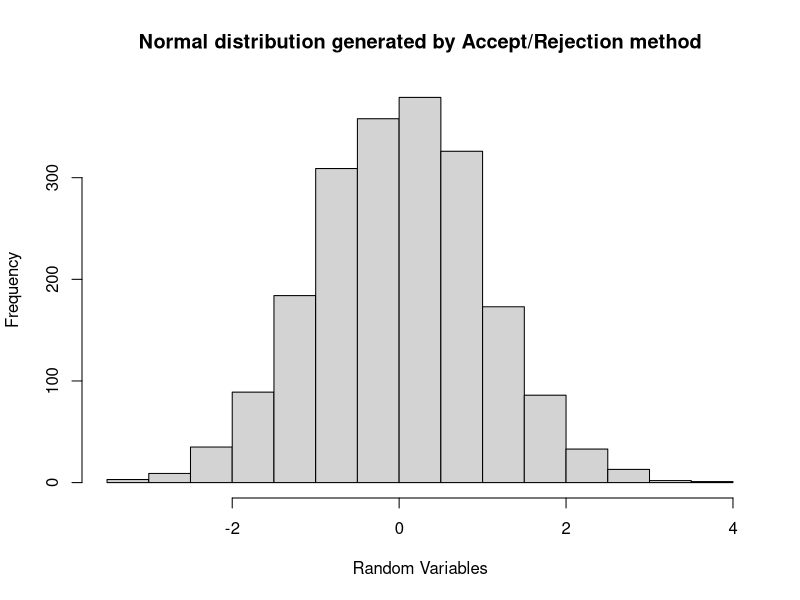
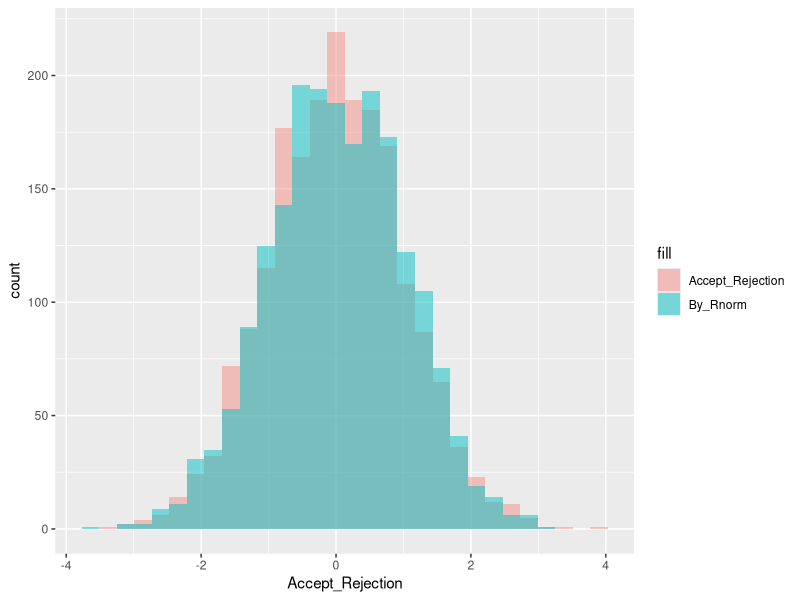

The R script that drew these images, in order:
## ---- chunk 1
library(ggplot2)
## ---- chunk 2
accept_reject <- function(sam) {
    f_x <- c()
    cnt <- 1
    while(cnt<=sam){ 
        U <- runif(1,0,1) 
        r_x <- ifelse(U<0.5, log(2*U), -log(2-(2*U)))  #generate a random variable from laplace distribution
        uni <- runif(1)
        frac <- exp(-(r_x^2)/2 + abs(r_x) - 0.5)  #value of f(X)/c(g(X))
    
        if(uni<=frac){
            f_x[cnt]<- r_x
            cnt <- cnt+1
        }
        total <<- total + 1
    }
    
return(f_x)
}

n = 2000
total <-0
values <- accept_reject(n)
normal_dist <- rnorm(2000,0,1)

compare_data <- cbind(values,normal_dist)
compare_data <- as.data.frame(compare_data)

colnames(compare_data) <- c("Accept_Rejection","By_Rnorm")
## ---- chunk 3
hist(compare_data$Accept_Rejection,main = "Normal distribution generated by Accept/Rejection method", xlab = "Random Variables") 
## ---- chunk 4
ggplot(compare_data) + geom_histogram(aes(Accept_Rejection,fill="Accept_Rejection"),alpha=0.4) + 
       geom_histogram(aes(By_Rnorm,fill ="By_Rnorm"), alpha =0.5)
## ---- chunk 5
rj_rt <- 1-(2000/total)
cat("The average rejection rate is :", rj_rt)
